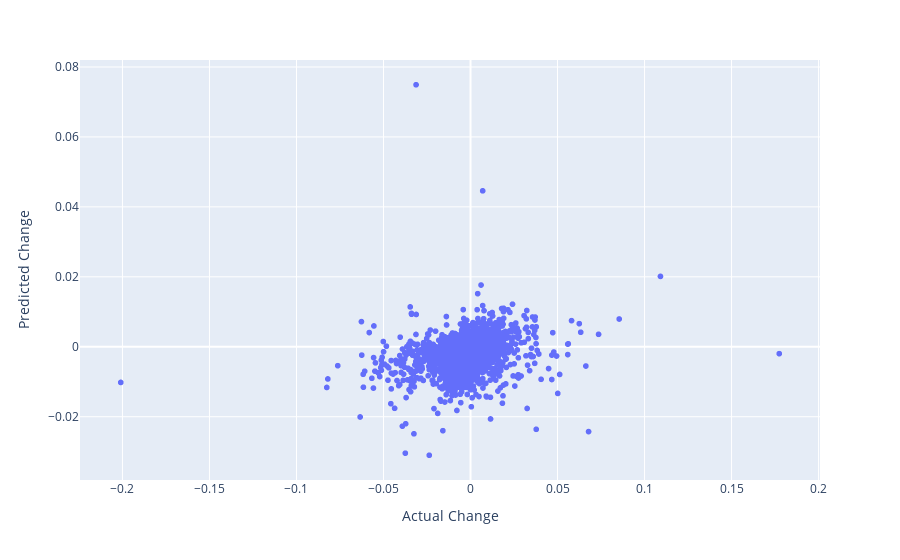

Notebook source saved alongside this figure:
### Markdown cell above
Plot Test Data

### Code cell
fig = px.scatter(x=actual_and_predicted['actual'], y=actual_and_predicted['predicted'], hover_data={'Symbol' : test_labels.index.get_level_values(0), 'Date' : test_labels.index.get_level_values(1)})
fig.update_layout(xaxis_title='Actual Change', yaxis_title='Predicted Change')
fig.show()

### Figure 1 — Plotly figure (JSON) as saved in the notebook; plotly's stock layout.template omitted (floating-point values rounded to 4 significant figures; data arrays with more than 128 entries replaced by an {"elided": "..."} marker saying what was removed)
{"data": [{"customdata": {"elided": "2158x2 str values"}, "hovertemplate": "x=%{x}<br>y=%{y}<br>Symbol=%{customdata[0]}<br>Date=%{customdata[1]}<extra></extra>", "legendgroup": "", "marker": {"color": "#636efa", "symbol": "circle"}, "mode": "markers", "name": "", "showlegend": false, "type": "scattergl", "x": {"elided": "2158 float values"}, "xaxis": "x", "y": {"elided": "2158 float values"}, "yaxis": "y"}], "layout": {"legend": {"tracegroupgap": 0}, "margin": {"t": 60}, "xaxis": {"anchor": "y", "domain": [0, 1], "title": {"text": "Actual Change"}}, "yaxis": {"anchor": "x", "domain": [0, 1], "title": {"text": "Predicted Change"}}}}
